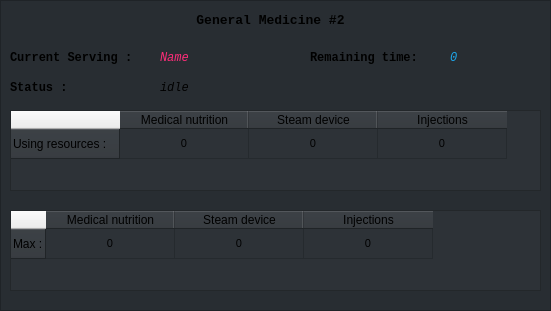
       <widget class="QFrame" name="frame_11">
        <property name="geometry">
         <rect>
          <x>610</x>
          <y>410</y>
          <width>551</width>
          <height>311</height>
         </rect>
        </property>
        <property name="styleSheet">
         <string notr="true">QFrame
{
background-color: rgb(40, 45, 50);
	border-color: rgb(255, 44, 121);
}
QFrame:hover
{
background-color: rgb(40, 45, 50);
	border-color: rgb(255, 44, 121);
}</string>
        </property>
        <property name="frameShape">
         <enum>QFrame::StyledPanel</enum>
        </property>
        <property name="frameShadow">
         <enum>QFrame::Raised</enum>
        </property>
        <widget class="QLabel" name="label_61">
         <property name="geometry">
          <rect>
           <x>10</x>
           <y>10</y>
           <width>521</width>
           <height>20</height>
          </rect>
         </property>
         <property name="font">
          <font>
           <family>Consolas</family>
           <pointsize>10</pointsize>
           <weight>75</weight>
           <bold>true</bold>
          </font>
         </property>
         <property name="text">
          <string>General Medicine #2</string>
         </property>
         <property name="alignment">
          <set>Qt::AlignCenter</set>
         </property>
        </widget>
        <widget class="QLabel" name="label_64">
         <property name="geometry">
          <rect>
           <x>10</x>
           <y>50</y>
           <width>141</width>
           <height>16</height>
          </rect>
         </property>
         <property name="font">
          <font>
           <family>Consolas</family>
           <pointsize>9</pointsize>
           <weight>75</weight>
           <bold>true</bold>
          </font>
         </property>
         <property name="text">
          <string>Current Serving : </string>
         </property>
        </widget>
        <widget class="QLabel" name="gm2name">
         <property name="geometry">
          <rect>
           <x>160</x>
           <y>50</y>
           <width>141</width>
           <height>16</height>
          </rect>
         </property>
         <property name="font">
          <font>
           <family>Consolas</family>
           <pointsize>9</pointsize>
           <weight>50</weight>
           <italic>true</italic>
           <bold>false</bold>
          </font>
         </property>
         <property name="styleSheet">
          <string notr="true">color: rgb(255, 44, 121);</string>
         </property>
         <property name="text">
          <string>Name</string>
         </property>
        </widget>
        <widget class="QLabel" name="gm2time">
         <property name="geometry">
          <rect>
           <x>450</x>
           <y>50</y>
           <width>81</width>
           <height>16</height>
          </rect>
         </property>
         <property name="font">
          <font>
           <family>Consolas</family>
           <pointsize>9</pointsize>
           <weight>50</weight>
           <italic>true</italic>
           <bold>false</bold>
          </font>
         </property>
         <property name="styleSheet">
          <string notr="true">color: rgb(28, 167, 236);</string>
         </property>
         <property name="text">
          <string>0</string>
         </property>
        </widget>
        <widget class="QLabel" name="label_67">
         <property name="geometry">
          <rect>
           <x>310</x>
           <y>50</y>
           <width>131</width>
           <height>16</height>
          </rect>
         </property>
         <property name="font">
          <font>
           <family>Consolas</family>
           <pointsize>9</pointsize>
           <weight>75</weight>
           <bold>true</bold>
          </font>
         </property>
         <property name="text">
          <string>Remaining time: </string>
         </property>
        </widget>
        <widget class="QTableWidget" name="gm2using">
         <property name="geometry">
          <rect>
           <x>10</x>
           <y>110</y>
           <width>531</width>
           <height>81</height>
          </rect>
         </property>
         <property name="font">
          <font>
           <pointsize>8</pointsize>
          </font>
         </property>
         <property name="styleSheet">
          <string notr="true">background-color: rgb(45, 50, 55);</string>
         </property>
         <attribute name="horizontalHeaderDefaultSectionSize">
          <number>129</number>
         </attribute>
         <row>
          <property name="text">
           <string>Using resources : </string>
          </property>
         </row>
         <column>
          <property name="text">
           <string>Medical nutrition</string>
          </property>
          <property name="textAlignment">
           <set>AlignCenter</set>
          </property>
         </column>
         <column>
          <property name="text">
           <string>Steam device</string>
          </property>
         </column>
         <column>
          <property name="text">
           <string>Injections</string>
          </property>
         </column>
         <item row="0" column="0">
          <property name="text">
           <string>0</string>
          </property>
          <property name="textAlignment">
           <set>AlignCenter</set>
          </property>
         </item>
         <item row="0" column="1">
          <property name="text">
           <string>0</string>
          </property>
          <property name="textAlignment">
           <set>AlignCenter</set>
          </property>
         </item>
         <item row="0" column="2">
          <property name="text">
           <string>0</string>
          </property>
          <property name="textAlignment">
           <set>AlignCenter</set>
          </property>
         </item>
        </widget>
        <widget class="QLabel" name="gm2stat">
         <property name="geometry">
          <rect>
           <x>160</x>
           <y>80</y>
           <width>141</width>
           <height>16</height>
          </rect>
         </property>
         <property name="font">
          <font>
           <family>Consolas</family>
           <pointsize>9</pointsize>
           <weight>50</weight>
           <italic>true</italic>
           <bold>false</bold>
          </font>
         </property>
         <property name="text">
          <string>idle</string>
         </property>
        </widget>
        <widget class="QLabel" name="label_69">
         <property name="geometry">
          <rect>
           <x>10</x>
           <y>80</y>
           <width>141</width>
           <height>16</height>
          </rect>
         </property>
         <property name="font">
          <font>
           <family>Consolas</family>
           <pointsize>9</pointsize>
           <weight>75</weight>
           <bold>true</bold>
          </font>
         </property>
         <property name="text">
          <string>Status : </string>
         </property>
        </widget>
        <widget class="QTableWidget" name="gm2max">
         <property name="geometry">
          <rect>
           <x>10</x>
           <y>210</y>
           <width>531</width>
           <height>81</height>
          </rect>
         </property>
         <property name="font">
          <font>
           <pointsize>8</pointsize>
          </font>
         </property>
         <property name="styleSheet">
          <string notr="true">background-color: rgb(45, 50, 55);</string>
         </property>
         <attribute name="horizontalHeaderDefaultSectionSize">
          <number>129</number>
         </attribute>
         <row>
          <property name="text">
           <string>Max :</string>
          </property>
         </row>
         <column>
          <property name="text">
           <string>Medical nutrition</string>
          </property>
          <property name="textAlignment">
           <set>AlignCenter</set>
          </property>
         </column>
         <column>
          <property name="text">
           <string>Steam device</string>
          </property>
         </column>
         <column>
          <property name="text">
           <string>Injections</string>
          </property>
         </column>
         <item row="0" column="0">
          <property name="text">
           <string>0</string>
          </property>
          <property name="textAlignment">
           <set>AlignCenter</set>
          </property>
         </item>
         <item row="0" column="1">
          <property name="text">
           <string>0</string>
          </property>
          <property name="textAlignment">
           <set>AlignCenter</set>
          </property>
         </item>
         <item row="0" column="2">
          <property name="text">
           <string>0</string>
          </property>
          <property name="textAlignment">
           <set>AlignCenter</set>
          </property>
         </item>
        </widget>
       </widget>
